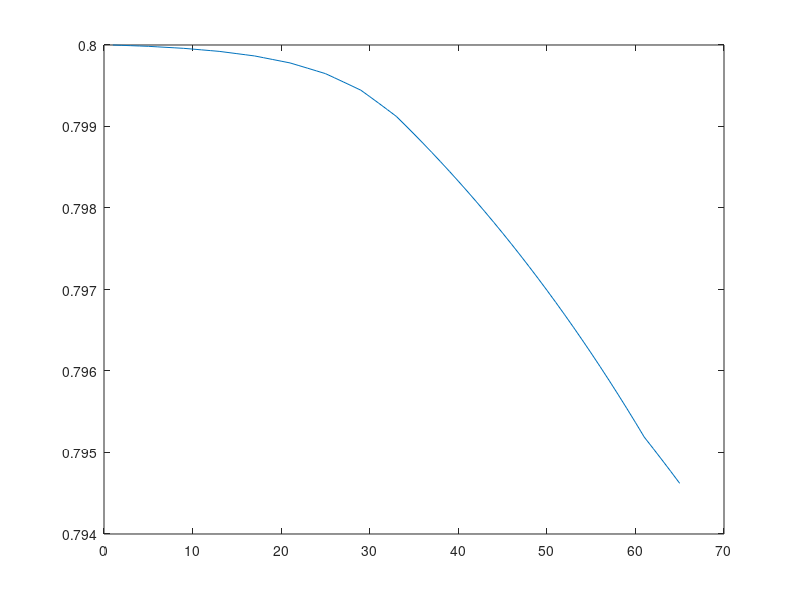

Here is the MATLAB script that generated this plot:
function language
% r = 1;
% fun = @(x, r) func1(x, r);
% x1=fzero(@(x) fun(x,r), 0.65);
% disp(x1);
xo=0.8;
iv=[xo];
tspan=[0 50];
[t,u]=ode45(@deriv,tspan,iv);
plot(u(:,1));
end


function ydot=deriv(t,y)
a=1.50;
s=0.33;
x=y(1);
xdot=0.1*x*(1-x)*(x^(a-1)*s-((1-x)^(a-1))*(1-s));
ydot=[xdot];
end